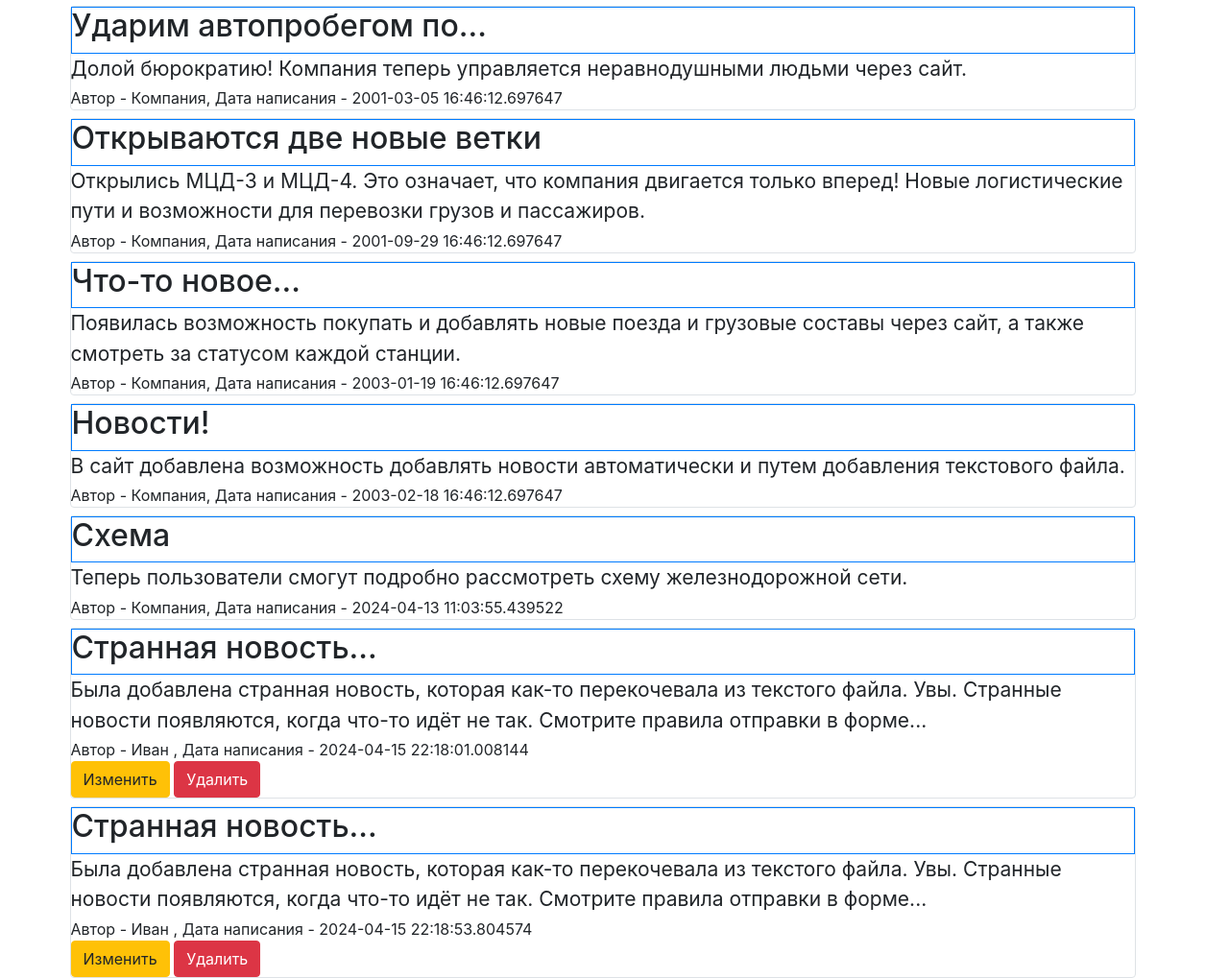
/news (signed in, lower part), run on an earlier commit of the app's database.
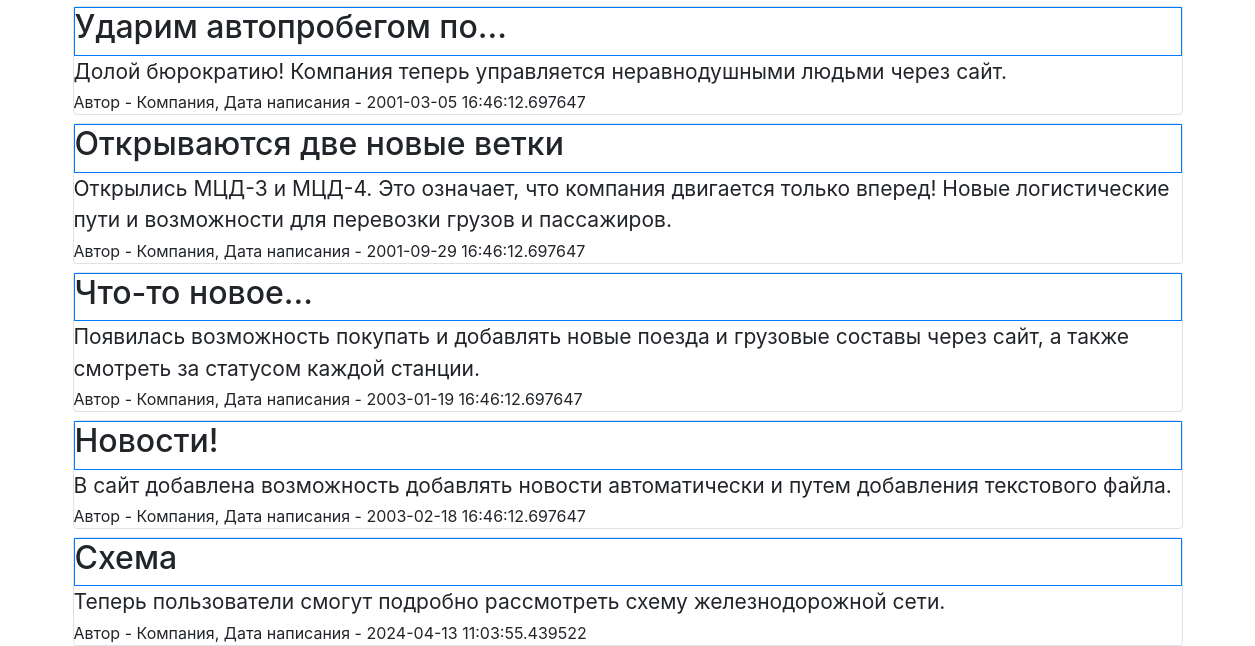
And on a later commit of the database.
### data/news.py (models this page shows)
class News(SqlAlchemyBase, SerializerMixin):
    __tablename__ = 'news'
    id = sqlalchemy.Column(sqlalchemy.Integer,
                           primary_key=True, autoincrement=True)
    title = sqlalchemy.Column(sqlalchemy.String, nullable=True)
    content = sqlalchemy.Column(sqlalchemy.String, nullable=True)
    created_date = sqlalchemy.Column(sqlalchemy.DateTime,
                                     default=datetime.datetime.now)
    is_private = sqlalchemy.Column(sqlalchemy.Boolean, default=True)
    user_id = sqlalchemy.Column(sqlalchemy.Integer,
                                sqlalchemy.ForeignKey("users.id"))
    user = orm.relationship('User')

### data/users.py (models this page shows, shortened)
class User(SqlAlchemyBase, UserMixin, SerializerMixin):
    __tablename__ = 'users'
    id = sqlalchemy.Column(sqlalchemy.Integer,
                           primary_key=True, autoincrement=True)
    name = sqlalchemy.Column(sqlalchemy.String, nullable=True)
    about = sqlalchemy.Column(sqlalchemy.String, nullable=True)
    email = sqlalchemy.Column(sqlalchemy.String,
                              index=True, unique=True, nullable=True)
    hashed_password = sqlalchemy.Column(sqlalchemy.String, nullable=True)
    created_date = sqlalchemy.Column(sqlalchemy.DateTime,
                                     default=datetime.datetime.now)
    news = orm.relationship("News", back_populates='user')

### main.py (the view)
@app.route("/news")
def news():
    db_sess = db_session.create_session()
    if current_user.is_authenticated:
        news = db_sess.query(News).filter((News.user == current_user) | (News.is_private == 0))
    else:
        news = db_sess.query(News).filter(News.is_private != 1)
    return render_template("news.html", **CONST_PARAMS, news=news, title='Новости')

### data/db_session.py (called while the page is built)
def create_session() -> Session:
    global __factory
    return __factory()

### main.py (called while the page is built)
@app.route
@login_manager.user_loader
def load_user(user_id):
    db_sess = db_session.create_session()
    return db_sess.query(User).get(user_id)

### templates/news.html (shortened to what this page needs)
{% extends "base.html" %}
{% block content %}
{% for item in news%}
<div class="col-md6 border rounded" style="margin-top: 8px;">
    <div class="border border-primary">
        <h2>{{item.title}}</h2>
    </div>
    <div style="font-size: 21px; padding-bottom: 3px;">
        {{item.content}}
    </div>
    <div>
        Автор - {{item.user.name}}, Дата написания - {{item.created_date}}
    </div>
    {% if current_user.is_authenticated and current_user == item.user %}
    <div>
        <a href="/edit_news/{{ item.id }}" class="btn btn-warning">
            Изменить
        </a>
        <a href="/news_delete/{{ item.id }}" class="btn btn-danger">
            Удалить
        </a>
    </div>
    {% endif %}
</div>
{% endfor %}
{% endblock %}

### templates/base.html (shortened to what this page needs)
<!DOCTYPE html>
<html lang="en">
<head>
    <link rel="stylesheet" href="https://stackpath.bootstrapcdn.com/bootstrap/4.4.1/css/bootstrap.min.css"
>
    <link rel="stylesheet" type="text/css" href="/static/css/style.css"> </link>
</head>
<body>
    <main role="main" class="container">
        {% block content %}{% endblock %}
    </main>
</body>
</html>

What changed in the data, as far as the page shows it:
removed News: title "Странная новость...", content "Была добавлена странная новость, которая как-то перекочевала из текстого файла. Увы. Странные новости появляются, когда что-то идёт не так. Смотрите правила отправки в форме...", user.name "Иван", created_date "2024-04-15 22:18:01.008144"
removed News: title "Странная новость...", content "Была добавлена странная новость, которая как-то перекочевала из текстого файла. Увы. Странные новости появляются, когда что-то идёт не так. Смотрите правила отправки в форме...", user.name "Иван", created_date "2024-04-15 22:18:53.804574"
